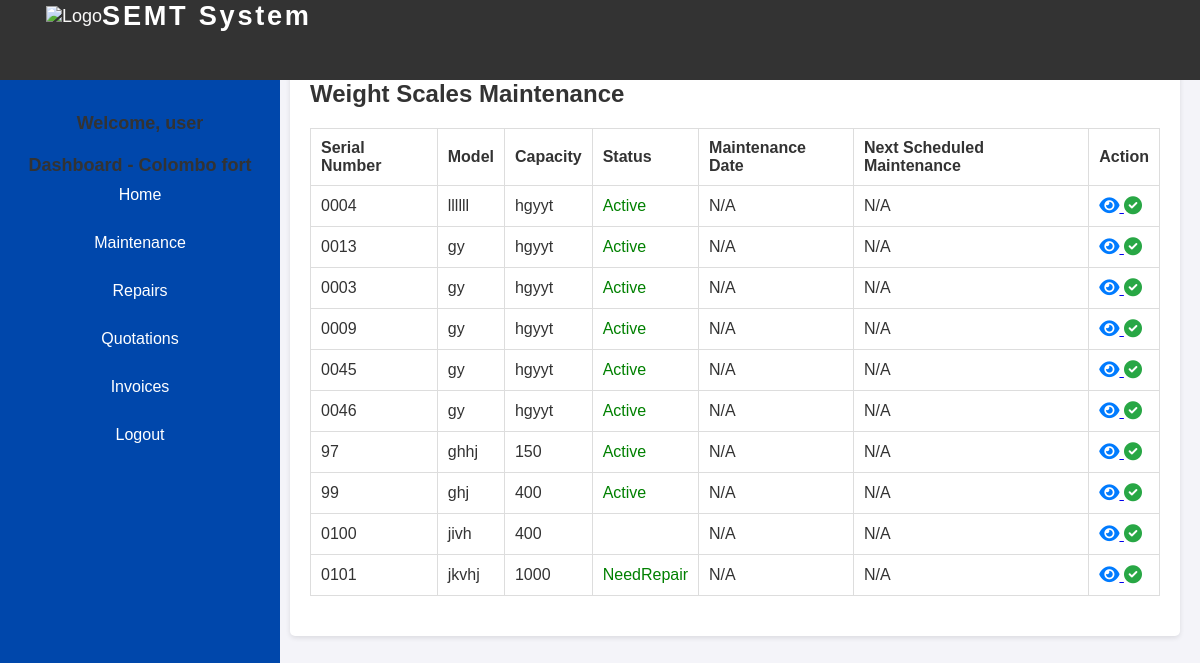
Screenshot of /maintenance-scale.php (signed in) with the database file from the repository.
### tables this page shows
CREATE TABLE `weight_scales` (
  `id` int(11) NOT NULL,
  `serial_number` varchar(50) NOT NULL,
  `brand` varchar(100) DEFAULT NULL,
  `model` varchar(100) DEFAULT NULL,
  `capacity` varchar(50) DEFAULT NULL,
  `location` varchar(100) DEFAULT NULL,
  `installation_date` date DEFAULT NULL,
  `status` enum('Active','NeedRepair') DEFAULT 'Active',
  `conditions` enum('Good','NeedRepair') DEFAULT 'Good',
  `inspection_frequency` enum('Monthly','Annually') DEFAULT 'Annually',
  `display_type` enum('Manual','Digital') DEFAULT 'Digital',
  `weight` decimal(10,2) DEFAULT NULL,
  `power_source` varchar(50) DEFAULT NULL,
  `additional_notes` text DEFAULT NULL,
  `station_name` varchar(100) DEFAULT NULL,
  `platform` varchar(100) DEFAULT NULL,
  `enter_by` varchar(150) NOT NULL
);

### maintenance-scale.php (the view, shortened to what this page needs)
<?php
include('side-bar.php');
?>
<!DOCTYPE html>
<html lang="en">
<head>
    <link rel="stylesheet" href="https://cdnjs.cloudflare.com/ajax/libs/font-awesome/6.0.0-beta3/css/all.min.css">
    <link href="https://cdnjs.cloudflare.com/ajax/libs/font-awesome/5.15.4/css/all.min.css" rel="stylesheet">
</head>
<body>
<div class="dashboard">
    <section class="details">
        <div class="table-container">
            <h2 style="display: flex; justify-content: space-between; align-items: center;">
            Weight Scales Maintenance
            </h2>
            <?php
            include('header.php');
            $enteredBy = $_SESSION['user_name'];
$query = "
SELECT
    fe.serial_number,
    fe.model,
    fe.capacity,
    fe.status,
    feh.maintenance_date,
    feh.next_scheduled_maintenance
FROM
    weight_scales fe
LEFT JOIN
    weight_scales_history feh ON fe.id = feh.item_id
WHERE
    fe.enter_by = ?
ORDER BY
    fe.id
";
            $stmt = $conn->prepare($query);
            $stmt->bind_param("s", $enteredBy);
            $stmt->execute();
            $result = $stmt->get_result();
            if (mysqli_num_rows($result) > 0) {
                echo '<table>';
                echo '<tr>';
                echo '<th>Serial Number</th>';
                echo '<th>Model</th>';
                echo '<th>Capacity</th>';
                echo '<th>Status</th>';
                echo '<th>Maintenance Date</th>';
                echo '<th>Next Scheduled Maintenance</th>';
                echo '<th>Action</th>';
                echo '</tr>';
                while ($row = mysqli_fetch_assoc($result)) {
                    echo '<tr>';
                    echo '<td>' . $row['serial_number'] . '</td>';
                    echo '<td>' . $row['model'] . '</td>';
                    echo '<td>' . $row['capacity'] . '</td>';
                    echo '<td class="active">' . $row['status'] . '</td>';
                    echo '<td>' . ($row['maintenance_date'] ?? 'N/A') . '</td>';
                    echo '<td>' . ($row['next_scheduled_maintenance'] ?? 'N/A') . '</td>';
                    echo '<td>
            <a href="#" title="View" onclick=\'showPopup(' . json_encode($row, JSON_HEX_TAG | JSON_HEX_APOS | JSON_HEX_QUOT | JSON_HEX_AMP) . ')\'>
        <i class="fas fa-eye" style="font-size: 18px; color: #007bff;"></i>
    </a>
            <a href="#" title="Confirm" onclick="openModal(\'' . htmlspecialchars($row['serial_number'], ENT_QUOTES) . '\')">
                <i class="fas fa-check-circle" style="font-size: 18px; color: #28a745;"></i>
            </a>
        </td>';
                    echo '</tr>';
                }
                echo '</table>';
            } else {
                echo 'No data found';
            }
            ?>
    </section>
            </div>
</body>
</html>

### fire-company/styles.css (style rules this page uses)
body { font-family: Arial, sans-serif; background-color: #f4f4f9; margin: 0; display: flex; }

### side-bar.php (style rules this page uses)
body { font-family: Arial, sans-serif; }
.dashboard { margin-left: 270px; padding: 20px; }

### maintenance-scale.php (style rules this page uses)
body { font-family: Arial, sans-serif; margin: 0; padding: 0; background-color: #f4f4f9; color: #333; }
.dashboard { padding: 20px; }
.details, .history, .maintenance, .quick-actions { margin: 20px 0; background: #fff; padding: 20px; border-radius: 5px; box-shadow: 0 2px 5px rgba(0, 0, 0, 0.1); }
.table-container { margin-bottom: 20px; }
table { width: 100%; border-collapse: collapse; }
table th, table td { padding: 10px; border: 1px solid #ddd; text-align: left; }
.active { color: green; }

### header.php (style rules this page uses)
body { margin: 0; }
body::before { content: ""; display: block; height: 80px; }

### rows the page displays
weight_scales: serial_number "0004", model "llllll", capacity "hgyyt", status "Active", maintenance_date "N/A", next_scheduled_maintenance "N/A"
weight_scales: serial_number "0013", model "gy", capacity "hgyyt", status "Active", maintenance_date "N/A", next_scheduled_maintenance "N/A"
weight_scales: serial_number "0003", model "gy", capacity "hgyyt", status "Active", maintenance_date "N/A", next_scheduled_maintenance "N/A"
weight_scales: serial_number "0009", model "gy", capacity "hgyyt", status "Active", maintenance_date "N/A", next_scheduled_maintenance "N/A"
weight_scales: serial_number "0045", model "gy", capacity "hgyyt", status "Active", maintenance_date "N/A", next_scheduled_maintenance "N/A"
weight_scales: serial_number "0046", model "gy", capacity "hgyyt", status "Active", maintenance_date "N/A", next_scheduled_maintenance "N/A"
weight_scales: serial_number "97", model "ghhj", capacity "150", status "Active", maintenance_date "N/A", next_scheduled_maintenance "N/A"
weight_scales: serial_number "99", model "ghj", capacity "400", status "Active", maintenance_date "N/A", next_scheduled_maintenance "N/A"
weight_scales: serial_number "0100", model "jivh", capacity "400", maintenance_date "N/A", next_scheduled_maintenance "N/A"
weight_scales: serial_number "0101", model "jkvhj", capacity "1000", status "NeedRepair", maintenance_date "N/A", next_scheduled_maintenance "N/A"
